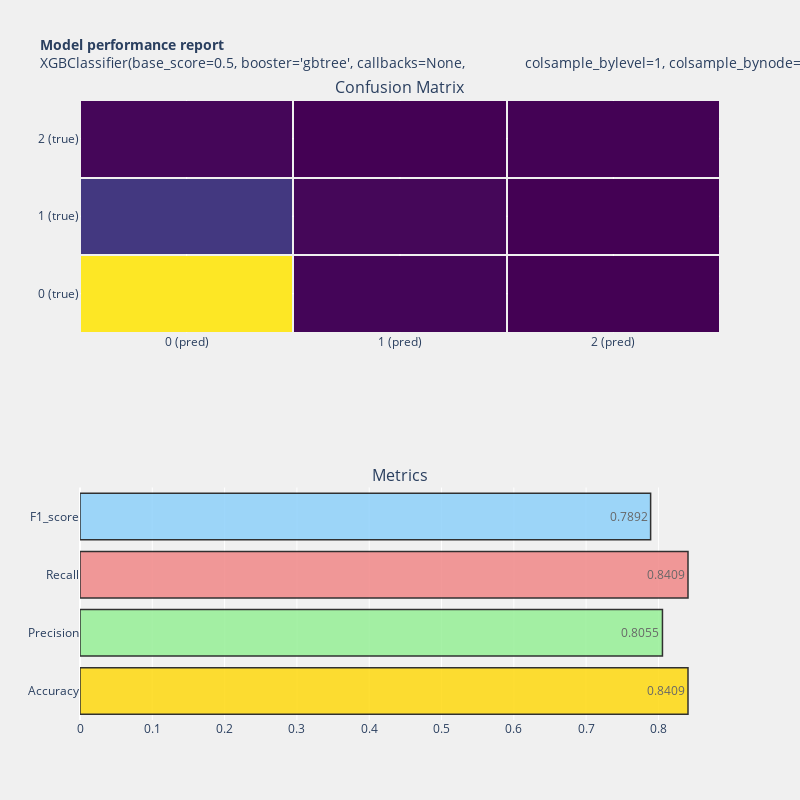

Notebook code cell kept with this figure:
### Code cell
model_performance(final_model,y_test, y_pred)

### Figure 1 — Plotly figure (JSON) as saved in the notebook; plotly's stock layout.template omitted (floating-point values rounded to 4 significant figures)
{"data": [{"colorscale": [[0, "#440154"], [0.1111, "#482878"], [0.2222, "#3e4989"], [0.3333, "#31688e"], [0.4444, "#26828e"], [0.5556, "#1f9e89"], [0.6667, "#35b779"], [0.7778, "#6ece58"], [0.8889, "#b5de2b"], [1, "#fde725"]], "showscale": false, "type": "heatmap", "x": ["0 (pred)", "1 (pred)", "2 (pred)"], "xaxis": "x", "xgap": 2, "y": ["0 (true)", "1 (true)", "2 (true)"], "yaxis": "y", "ygap": 2, "z": [[3051, 39, 1], [501, 51, 0], [47, 0, 5]]}, {"marker": {"color": ["gold", "lightgreen", "lightcoral", "lightskyblue"], "line": {"color": "#000000", "width": 1.5}}, "opacity": 0.8, "orientation": "h", "text": [0.8409, 0.8055, 0.8409, 0.7892], "textposition": "auto", "type": "bar", "x": [0.8409, 0.8055, 0.8409, 0.7892], "xaxis": "x2", "y": ["Accuracy", "Precision", "Recall", "F1_score"], "yaxis": "y2"}], "layout": {"annotations": [{"font": {"size": 16}, "showarrow": false, "text": "Confusion Matrix", "x": 0.5, "xanchor": "center", "xref": "paper", "y": 1, "yanchor": "bottom", "yref": "paper"}, {"font": {"size": 16}, "showarrow": false, "text": "Metrics", "x": 0.5, "xanchor": "center", "xref": "paper", "y": 0.375, "yanchor": "bottom", "yref": "paper"}], "autosize": true, "height": 800, "paper_bgcolor": "rgba(240,240,240, 0.95)", "plot_bgcolor": "rgba(240,240,240, 0.95)", "showlegend": false, "title": {"font": {"size": 14}, "text": "<b>Model performance report</b><br>XGBClassifier(base_score=0.5, booster='gbtree', callbacks=None,\n              colsample_bylevel=1, colsample_bynode=1, colsample_bytree=1,\n              early_stopping_rounds=None, enable_categorical=False,\n              eval_metric=None, gamma=0, gpu_id=-1, grow_policy='depthwise',\n              importance_type=None, interaction_constraints='',\n              learning_rate=0.300000012, max_bin=256, max_cat_to_onehot=4,\n              max_delta_step=0, max_depth=6, max_leaves=0, min_child_weight=1,\n              missing=nan, monotone_constraints='()', n_estimators=100,\n              n_jobs=0, num_parallel_tree=1, objective='multi:softprob',\n              predictor='auto', random_state=0, reg_alpha=0, ...)"}, "width": 800, "xaxis": {"anchor": "y", "domain": [0, 1]}, "xaxis2": {"anchor": "y2", "domain": [0, 1]}, "yaxis": {"anchor": "x", "domain": [0.625, 1]}, "yaxis2": {"anchor": "x2", "domain": [0, 0.375]}}}
